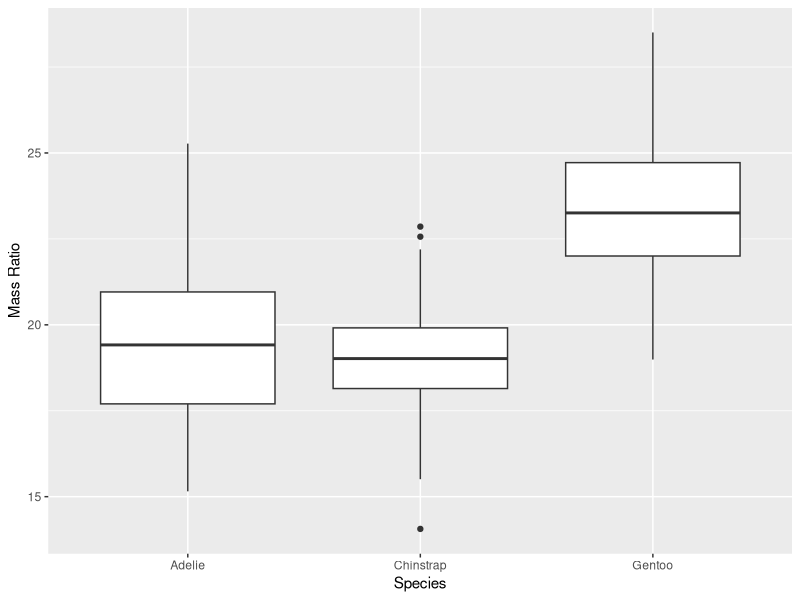

This figure's R source:
## ---- chunk 1
#| label: setup
#| message: false
#| warning: false
library(tidyverse)
## ---- chunk 2
#| label: penguins-top-10-rows

head(penguins, 10)
## ---- chunk 3
#| label: penguins-summary

summary(penguins)
## ---- chunk 4
#| label: clean-data

penguins_clean <- penguins |> 
  drop_na(body_mass, flipper_len, species, sex)

summary(penguins_clean)
## ---- chunk 5
#| label: grouped-summary
#| message: false

penguins_grouped <- penguins_clean |> 
  group_by(species, sex) |> 
  summarise(
    mean_mass = mean(body_mass),
    mean_flipper = mean(flipper_len),
    n = n()
  )

penguins_grouped
## ---- chunk 6
#| label: derived-variable

penguins_clean <- penguins_clean |> 
  mutate(mass_ratio = body_mass / flipper_len)

head(penguins_clean)
## ---- chunk 7
#| label: fig-penguin-mass-r
#| fig-cap: "Mass Ratio of penguins by species."
#| warning: false

penguins_clean |> 
  ggplot(aes(x = species, y = mass_ratio)) +
  geom_boxplot() +
  labs(x = "Species", y = "Mass Ratio")
